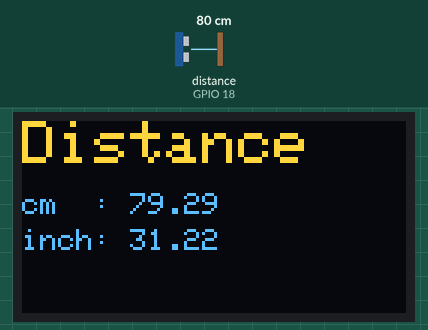
Recording of a sketch running on a simulated ESP32. Shown: 128×64 one-colour display. Wiring (inferred from the names in the program): ultrasonic range finder: trigger GPIO 5; echo GPIO 18. The test bench sets the inputs (shaded band); at power-on: distance to the obstacle (sensor on GPIO 18) 80 cm. The echo pulse lasts 58.3 µs per cm; the OLED is the two-colour kind (top 16 rows yellow); the display library's start-up logo is not drawn; what the sketch prints to the serial monitor is not drawn.

Above: at 3.2 s.
3.3 s: distance to the obstacle (sensor on GPIO 18) set to 2 cm
At 4.8 s:
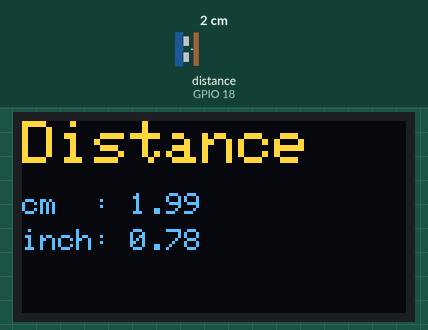
5.1 s: distance to the obstacle (sensor on GPIO 18) set to 4 cm
At 6.4 s:
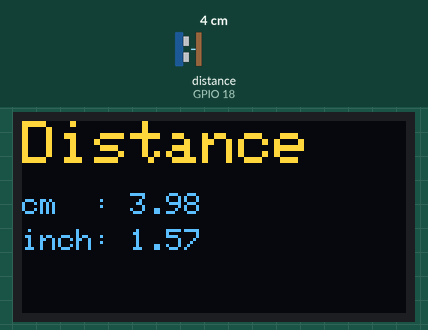
6.7 s: distance to the obstacle (sensor on GPIO 18) set to 9 cm
At 8.1 s:
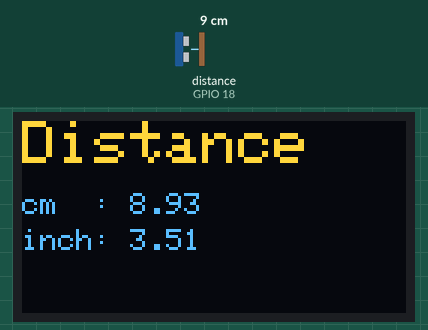
Timing chart, 0 to 9.7 s (numbered marks = the images above; inputs shaded):
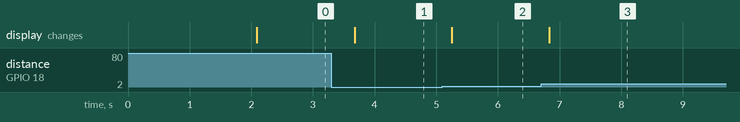

The sketch:

ESP32-HCSR04-OLED-1.ino
```cpp
#include <SPI.h>
#include <Wire.h>
#include <Adafruit_GFX.h>
#include <Adafruit_SSD1306.h>

#define SCREEN_WIDTH 128     // OLED display width, in pixels
#define SCREEN_HEIGHT 64     // OLED display height, in pixels
#define OLED_RESET -1        // Reset pin # (or -1 if sharing Arduino reset pin)
#define SCREEN_ADDRESS 0x3C  ///< See datasheet for Address; 0x3D for 128x64, 0x3C for 128x32

Adafruit_SSD1306 display(SCREEN_WIDTH, SCREEN_HEIGHT, &Wire, OLED_RESET);

const int trigPin = 5;
const int echoPin = 18;

//define sound speed in cm/uS
#define SOUND_SPEED 0.034
#define CM_TO_INCH 0.393701

long duration;
float distanceCm;
float distanceInch;

void setup() {
  Serial.begin(115200);
  pinMode(trigPin, OUTPUT);  // Sets the trigPin as an Output
  pinMode(echoPin, INPUT);   // Sets the echoPin as an Input

  // SSD1306_SWITCHCAPVCC = generate display voltage from 3.3V internally
  if (!display.begin(SSD1306_SWITCHCAPVCC, SCREEN_ADDRESS)) {
    Serial.println(F("SSD1306 allocation failed"));
    for (;;)
      ;
  }

  // Show initial display buffer contents on the screen --
  // the library initializes this with an Adafruit splash screen.
  display.display();
  delay(2000); // Pause for 2 seconds
  // Clear the buffer
  display.clearDisplay();
  display.setTextSize(1);
  display.setTextColor(SSD1306_WHITE);
}

void loop() {
  // Clears the trigPin
  digitalWrite(trigPin, LOW);
  delayMicroseconds(2);

  // Sets the trigPin on HIGH state for 10 micro seconds
  digitalWrite(trigPin, HIGH);
  delayMicroseconds(10);
  digitalWrite(trigPin, LOW);

  // Reads the echoPin, returns the sound wave travel time in microseconds
  duration = pulseIn(echoPin, HIGH);

  // Calculate the distance
  distanceCm = duration * SOUND_SPEED / 2;

  // Convert to inches
  distanceInch = distanceCm * CM_TO_INCH;


  Serial.print("Distance (cm): ");
  Serial.println(distanceCm);
  Serial.print("Distance (inch): ");
  Serial.println(distanceInch);

  // Display both distances on OLED
  display.clearDisplay();

  display.setCursor(0, 0);
  display.setTextSize(2);
  display.print("Distance");

  display.setCursor(0, 24);
  display.setTextSize(1);
  display.print("cm  : ");
  display.print(distanceCm);

  display.setCursor(0, 36);
  display.setTextSize(1);
  display.print("inch: ");
  display.print(distanceInch);

  display.display();

  delay(500);
}
```

Measured:
- after the input at 3.3 s, the display: changes after 0.38 s (image 1)
- after the input at 5.1 s, the display: changes after 0.15 s (image 2)
- after the input at 6.7 s, the display: changes after 0.13 s (image 3)
